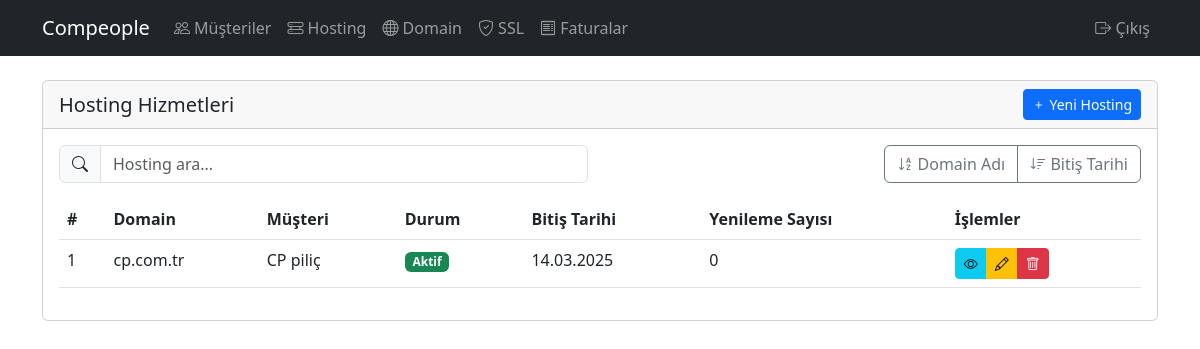
The app's page /hosting/ (signed in) with its own data.
### customers/models.py (models this page shows, shortened)
class HostingService(models.Model):
    customer = models.ForeignKey(Customer, on_delete=models.CASCADE, verbose_name='Müşteri')
    domain = models.OneToOneField(Domain, on_delete=models.CASCADE, verbose_name='Domain')
    package = models.CharField(max_length=100, verbose_name='Paket')
    status = models.CharField(max_length=20, choices=[
        ('active', 'Aktif'),
        ('suspended', 'Askıya Alındı'),
        ('cancelled', 'İptal Edildi')
    ], verbose_name='Durum')
    start_date = models.DateField(verbose_name='Başlangıç Tarihi')
    expiration_date = models.DateField(verbose_name='Bitiş Tarihi')
    renewal_count = models.IntegerField(default=0, verbose_name='Yenileme Sayısı')
    notes = models.TextField(blank=True, null=True, verbose_name='Notlar')
    class Meta:
        verbose_name = 'Hosting Hizmeti'
        verbose_name_plural = 'Hosting Hizmetleri'

class Domain(models.Model):
    customer = models.ForeignKey(Customer, on_delete=models.CASCADE, verbose_name='Müşteri')
    name = models.CharField(max_length=200, verbose_name='Domain Adı')
    registration_date = models.DateField(verbose_name='Kayıt Tarihi')
    expiration_date = models.DateField(verbose_name='Bitiş Tarihi')
    is_active = models.BooleanField(default=True, verbose_name='Aktif mi?')
    nameserver1 = models.CharField(max_length=200, verbose_name='Nameserver 1')
    nameserver2 = models.CharField(max_length=200, verbose_name='Nameserver 2')
    nameserver3 = models.CharField(max_length=200, blank=True, null=True, verbose_name='Nameserver 3')
    nameserver4 = models.CharField(max_length=200, blank=True, null=True, verbose_name='Nameserver 4')
    class Meta:
        verbose_name = 'Domain'
        verbose_name_plural = 'Domainler'

class Customer(models.Model):
    company_name = models.CharField(max_length=200, verbose_name='Firma Adı')
    contact_name = models.CharField(max_length=200, verbose_name='İletişim Kişisi')
    email = models.EmailField(verbose_name='E-posta')
    email2 = models.EmailField(verbose_name='E-posta 2', blank=True, null=True)
    email3 = models.EmailField(verbose_name='E-posta 3', blank=True, null=True)
    phone = models.CharField(max_length=20, verbose_name='Telefon')
    address = models.TextField(verbose_name='Adres', blank=True, null=True)
    tax_office = models.CharField(max_length=200, verbose_name='Vergi Dairesi', blank=True, null=True)
    tax_number = models.CharField(max_length=50, verbose_name='Vergi Numarası', blank=True, null=True)
    registration_date = models.DateField(verbose_name='Kayıt Tarihi')
    notes = models.TextField(blank=True, null=True, verbose_name='Notlar')
    created_at = models.DateTimeField(default=timezone.now, verbose_name='Oluşturulma Tarihi')
    class Meta:
        verbose_name = 'Müşteri'
        verbose_name_plural = 'Müşteriler'

### customers/views.py (the view)
# urls.py: path('hosting/', views.hosting_list, name='hosting-list'),
@login_required
def hosting_list(request):
    hosting_services = HostingService.objects.all()
    return render(request, 'customers/hosting_list.html', {'hosting_services': hosting_services})

### customers/templates/customers/hosting_list.html (shortened to what this page needs)
{% extends 'customers/base.html' %}
{% block content %}
<div class="card">
    <div class="card-header d-flex justify-content-between align-items-center">
        <h5 class="card-title mb-0">Hosting Hizmetleri</h5>
        <a href="{% url 'customers:hosting-add' %}" class="btn btn-primary btn-sm">
            <i class="bi bi-plus"></i> Yeni Hosting
        </a>
    </div>
    <div class="card-body">
        {% if hosting_services %}
        <div class="row mb-3">
            <div class="col-md-6">
                <div class="input-group">
                    <span class="input-group-text">
                        <i class="bi bi-search"></i>
                    </span>
                    <input type="text" id="searchInput" class="form-control" placeholder="Hosting ara...">
                </div>
            </div>
            <div class="col-md-6">
                <div class="btn-group float-end" role="group">
                    <button type="button" class="btn btn-outline-secondary" onclick="sortTable('domain')">
                        <i class="bi bi-sort-alpha-down"></i> Domain Adı
                    </button>
                    <button type="button" class="btn btn-outline-secondary" onclick="sortTable('expiration')">
                        <i class="bi bi-sort-down"></i> Bitiş Tarihi
                    </button>
                </div>
            </div>
        </div>
        <div class="table-responsive">
            <table class="table table-hover" id="hostingTable">
                <thead>
                    <tr>
                        <th>#</th>
                        <th>Domain</th>
                        <th>Müşteri</th>
                        <th>Durum</th>
                        <th>Bitiş Tarihi</th>
                        <th>Yenileme Sayısı</th>
                        <th>İşlemler</th>
                    </tr>
                </thead>
                <tbody>
                    {% for hosting in hosting_services %}
                    <tr>
                        <td>{{ forloop.counter }}</td>
                        <td>{{ hosting.domain.name }}</td>
                        <td>{{ hosting.customer.company_name }}</td>
                        <td>
                            {% if hosting.status == 'active' %}
                            <span class="badge bg-success">{{ hosting.get_status_display }}</span>
                            {% elif hosting.status == 'suspended' %}
                            <span class="badge bg-warning">{{ hosting.get_status_display }}</span>
                            {% else %}
                            <span class="badge bg-danger">{{ hosting.get_status_display }}</span>
                            {% endif %}
                        </td>
                        <td>{{ hosting.expiration_date|date:"d.m.Y" }}</td>
                        <td>{{ hosting.renewal_count }}</td>
                        <td>
                            <div class="btn-group" role="group">
                                <a href="{% url 'customers:hosting-detail' hosting.pk %}" class="btn btn-sm btn-info" title="Detay">
                                    <i class="bi bi-eye"></i>
                                </a>
                                <a href="{% url 'customers:hosting-edit' hosting.pk %}" class="btn btn-sm btn-warning" title="Düzenle">
                                    <i class="bi bi-pencil"></i>
                                </a>
                                <a href="{% url 'customers:hosting-delete' hosting.pk %}" class="btn btn-sm btn-danger" title="Sil">
                                    <i class="bi bi-trash"></i>
                                </a>
                            </div>
                        </td>
                    </tr>
                    {% endfor %}
                </tbody>
            </table>
        </div>
        {% else %}
        <p class="text-muted mb-0">Henüz hosting hizmeti bulunmuyor.</p>
        {% endif %}
    </div>
</div>
{% endblock %}

### records on screen
HostingService: domain.name "cp.com.tr", customer.company_name "CP piliç", status "Aktif", expiration_date "14.03.2025", renewal_count "0"
